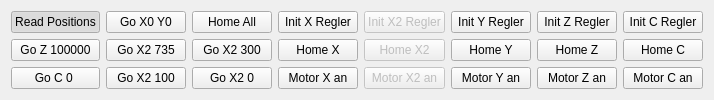
      <widget class="QWidget" name="tab_2">
       <attribute name="title">
        <string>Homing</string>
       </attribute>
       <layout class="QGridLayout" name="gridLayout_7">
        <item row="2" column="8">
         <widget class="QPushButton" name="pushButtonMotorCAus">
          <property name="sizePolicy">
           <sizepolicy hsizetype="Expanding" vsizetype="Expanding">
            <horstretch>0</horstretch>
            <verstretch>0</verstretch>
           </sizepolicy>
          </property>
          <property name="text">
           <string>Motor C an</string>
          </property>
          <property name="checkable">
           <bool>true</bool>
          </property>
          <property name="checked">
           <bool>false</bool>
          </property>
          <property name="default">
           <bool>false</bool>
          </property>
         </widget>
        </item>
        <item row="0" column="4">
         <widget class="QPushButton" name="pushButtonInitX">
          <property name="sizePolicy">
           <sizepolicy hsizetype="Expanding" vsizetype="Expanding">
            <horstretch>0</horstretch>
            <verstretch>0</verstretch>
           </sizepolicy>
          </property>
          <property name="text">
           <string>Init X Regler</string>
          </property>
          <property name="checkable">
           <bool>false</bool>
          </property>
         </widget>
        </item>
        <item row="0" column="5">
         <widget class="QPushButton" name="pushButtonInitX2">
          <property name="enabled">
           <bool>false</bool>
          </property>
          <property name="sizePolicy">
           <sizepolicy hsizetype="Expanding" vsizetype="Expanding">
            <horstretch>0</horstretch>
            <verstretch>0</verstretch>
           </sizepolicy>
          </property>
          <property name="text">
           <string>Init X2 Regler</string>
          </property>
          <property name="checkable">
           <bool>false</bool>
          </property>
         </widget>
        </item>
        <item row="0" column="6">
         <widget class="QPushButton" name="pushButtonInitY">
          <property name="sizePolicy">
           <sizepolicy hsizetype="Expanding" vsizetype="Expanding">
            <horstretch>0</horstretch>
            <verstretch>0</verstretch>
           </sizepolicy>
          </property>
          <property name="text">
           <string>Init Y Regler</string>
          </property>
          <property name="checkable">
           <bool>false</bool>
          </property>
         </widget>
        </item>
        <item row="0" column="7">
         <widget class="QPushButton" name="pushButtonInitZ">
          <property name="sizePolicy">
           <sizepolicy hsizetype="Expanding" vsizetype="Expanding">
            <horstretch>0</horstretch>
            <verstretch>0</verstretch>
           </sizepolicy>
          </property>
          <property name="text">
           <string>Init Z Regler</string>
          </property>
          <property name="checkable">
           <bool>false</bool>
          </property>
         </widget>
        </item>
        <item row="0" column="8">
         <widget class="QPushButton" name="pushButtonInitC">
          <property name="sizePolicy">
           <sizepolicy hsizetype="Expanding" vsizetype="Expanding">
            <horstretch>0</horstretch>
            <verstretch>0</verstretch>
           </sizepolicy>
          </property>
          <property name="text">
           <string>Init C Regler</string>
          </property>
          <property name="checkable">
           <bool>false</bool>
          </property>
         </widget>
        </item>
        <item row="1" column="4">
         <widget class="QPushButton" name="pushButtonHomeX">
          <property name="sizePolicy">
           <sizepolicy hsizetype="Expanding" vsizetype="Expanding">
            <horstretch>0</horstretch>
            <verstretch>0</verstretch>
           </sizepolicy>
          </property>
          <property name="text">
           <string>Home X</string>
          </property>
          <property name="checkable">
           <bool>true</bool>
          </property>
         </widget>
        </item>
        <item row="1" column="5">
         <widget class="QPushButton" name="pushButtonHomeX2">
          <property name="enabled">
           <bool>false</bool>
          </property>
          <property name="sizePolicy">
           <sizepolicy hsizetype="Expanding" vsizetype="Expanding">
            <horstretch>0</horstretch>
            <verstretch>0</verstretch>
           </sizepolicy>
          </property>
          <property name="text">
           <string>Home X2</string>
          </property>
          <property name="checkable">
           <bool>true</bool>
          </property>
         </widget>
        </item>
        <item row="1" column="6">
         <widget class="QPushButton" name="pushButtonHomeY">
          <property name="sizePolicy">
           <sizepolicy hsizetype="Expanding" vsizetype="Expanding">
            <horstretch>0</horstretch>
            <verstretch>0</verstretch>
           </sizepolicy>
          </property>
          <property name="text">
           <string>Home Y</string>
          </property>
          <property name="checkable">
           <bool>true</bool>
          </property>
         </widget>
        </item>
        <item row="1" column="7">
         <widget class="QPushButton" name="pushButtonHomeZ">
          <property name="sizePolicy">
           <sizepolicy hsizetype="Expanding" vsizetype="Expanding">
            <horstretch>0</horstretch>
            <verstretch>0</verstretch>
           </sizepolicy>
          </property>
          <property name="text">
           <string>Home Z</string>
          </property>
          <property name="checkable">
           <bool>true</bool>
          </property>
         </widget>
        </item>
        <item row="1" column="8">
         <widget class="QPushButton" name="pushButtonHomeC">
          <property name="sizePolicy">
           <sizepolicy hsizetype="Expanding" vsizetype="Expanding">
            <horstretch>0</horstretch>
            <verstretch>0</verstretch>
           </sizepolicy>
          </property>
          <property name="text">
           <string>Home C</string>
          </property>
          <property name="checkable">
           <bool>true</bool>
          </property>
         </widget>
        </item>
        <item row="2" column="4">
         <widget class="QPushButton" name="pushButtonMotorXAus">
          <property name="sizePolicy">
           <sizepolicy hsizetype="Expanding" vsizetype="Expanding">
            <horstretch>0</horstretch>
            <verstretch>0</verstretch>
           </sizepolicy>
          </property>
          <property name="text">
           <string>Motor X an</string>
          </property>
          <property name="checkable">
           <bool>true</bool>
          </property>
          <property name="checked">
           <bool>false</bool>
          </property>
          <property name="default">
           <bool>false</bool>
          </property>
         </widget>
        </item>
        <item row="2" column="5">
         <widget class="QPushButton" name="pushButtonMotorX2Aus">
          <property name="enabled">
           <bool>false</bool>
          </property>
          <property name="sizePolicy">
           <sizepolicy hsizetype="Expanding" vsizetype="Expanding">
            <horstretch>0</horstretch>
            <verstretch>0</verstretch>
           </sizepolicy>
          </property>
          <property name="text">
           <string>Motor X2 an</string>
          </property>
          <property name="checkable">
           <bool>true</bool>
          </property>
          <property name="checked">
           <bool>false</bool>
          </property>
          <property name="default">
           <bool>false</bool>
          </property>
         </widget>
        </item>
        <item row="2" column="6">
         <widget class="QPushButton" name="pushButtonMotorYAus">
          <property name="sizePolicy">
           <sizepolicy hsizetype="Expanding" vsizetype="Expanding">
            <horstretch>0</horstretch>
            <verstretch>0</verstretch>
           </sizepolicy>
          </property>
          <property name="text">
           <string>Motor Y an</string>
          </property>
          <property name="checkable">
           <bool>true</bool>
          </property>
          <property name="checked">
           <bool>false</bool>
          </property>
          <property name="default">
           <bool>false</bool>
          </property>
         </widget>
        </item>
        <item row="2" column="7">
         <widget class="QPushButton" name="pushButtonMotorZAus">
          <property name="sizePolicy">
           <sizepolicy hsizetype="Expanding" vsizetype="Expanding">
            <horstretch>0</horstretch>
            <verstretch>0</verstretch>
           </sizepolicy>
          </property>
          <property name="text">
           <string>Motor Z an</string>
          </property>
          <property name="checkable">
           <bool>true</bool>
          </property>
          <property name="checked">
           <bool>false</bool>
          </property>
          <property name="default">
           <bool>false</bool>
          </property>
         </widget>
        </item>
        <item row="2" column="1">
         <widget class="QPushButton" name="pushButtonGoX21">
          <property name="enabled">
           <bool>true</bool>
          </property>
          <property name="sizePolicy">
           <sizepolicy hsizetype="Expanding" vsizetype="Expanding">
            <horstretch>0</horstretch>
            <verstretch>0</verstretch>
           </sizepolicy>
          </property>
          <property name="text">
           <string>Go X2 100</string>
          </property>
          <property name="checkable">
           <bool>false</bool>
          </property>
         </widget>
        </item>
        <item row="0" column="0">
         <widget class="QPushButton" name="pushButtonReadPos">
          <property name="sizePolicy">
           <sizepolicy hsizetype="Expanding" vsizetype="Expanding">
            <horstretch>0</horstretch>
            <verstretch>0</verstretch>
           </sizepolicy>
          </property>
          <property name="text">
           <string>Read Positions</string>
          </property>
          <property name="checkable">
           <bool>true</bool>
          </property>
          <property name="checked">
           <bool>true</bool>
          </property>
          <property name="default">
           <bool>false</bool>
          </property>
         </widget>
        </item>
        <item row="0" column="1">
         <widget class="QPushButton" name="pushButtonGoX0Y0">
          <property name="sizePolicy">
           <sizepolicy hsizetype="Expanding" vsizetype="Expanding">
            <horstretch>0</horstretch>
            <verstretch>0</verstretch>
           </sizepolicy>
          </property>
          <property name="text">
           <string>Go X0 Y0</string>
          </property>
          <property name="checkable">
           <bool>false</bool>
          </property>
         </widget>
        </item>
        <item row="1" column="0">
         <widget class="QPushButton" name="pushButtonGoZmax">
          <property name="sizePolicy">
           <sizepolicy hsizetype="Expanding" vsizetype="Expanding">
            <horstretch>0</horstretch>
            <verstretch>0</verstretch>
           </sizepolicy>
          </property>
          <property name="text">
           <string>Go Z 100000</string>
          </property>
          <property name="checkable">
           <bool>false</bool>
          </property>
         </widget>
        </item>
        <item row="2" column="0">
         <widget class="QPushButton" name="pushButtonGoC0">
          <property name="sizePolicy">
           <sizepolicy hsizetype="Expanding" vsizetype="Expanding">
            <horstretch>0</horstretch>
            <verstretch>0</verstretch>
           </sizepolicy>
          </property>
          <property name="text">
           <string>Go C 0 </string>
          </property>
          <property name="checkable">
           <bool>false</bool>
          </property>
         </widget>
        </item>
        <item row="2" column="2">
         <widget class="QPushButton" name="pushButtonGoX20">
          <property name="enabled">
           <bool>true</bool>
          </property>
          <property name="sizePolicy">
           <sizepolicy hsizetype="Expanding" vsizetype="Expanding">
            <horstretch>0</horstretch>
            <verstretch>0</verstretch>
           </sizepolicy>
          </property>
          <property name="text">
           <string>Go X2 0</string>
          </property>
          <property name="checkable">
           <bool>false</bool>
          </property>
         </widget>
        </item>
        <item row="1" column="2">
         <widget class="QPushButton" name="pushButtonGoX22">
          <property name="enabled">
           <bool>true</bool>
          </property>
          <property name="sizePolicy">
           <sizepolicy hsizetype="Expanding" vsizetype="Expanding">
            <horstretch>0</horstretch>
            <verstretch>0</verstretch>
           </sizepolicy>
          </property>
          <property name="text">
           <string>Go X2 300</string>
          </property>
          <property name="checkable">
           <bool>false</bool>
          </property>
         </widget>
        </item>
        <item row="1" column="1">
         <widget class="QPushButton" name="pushButtonGoX23">
          <property name="enabled">
           <bool>true</bool>
          </property>
          <property name="sizePolicy">
           <sizepolicy hsizetype="Expanding" vsizetype="Expanding">
            <horstretch>0</horstretch>
            <verstretch>0</verstretch>
           </sizepolicy>
          </property>
          <property name="text">
           <string>Go X2 735</string>
          </property>
          <property name="checkable">
           <bool>false</bool>
          </property>
         </widget>
        </item>
        <item row="0" column="2">
         <widget class="QPushButton" name="pushButtonHomeAll">
          <property name="sizePolicy">
           <sizepolicy hsizetype="Expanding" vsizetype="Expanding">
            <horstretch>0</horstretch>
            <verstretch>0</verstretch>
           </sizepolicy>
          </property>
          <property name="text">
           <string>Home All</string>
          </property>
          <property name="checkable">
           <bool>false</bool>
          </property>
          <property name="checked">
           <bool>false</bool>
          </property>
          <property name="default">
           <bool>false</bool>
          </property>
         </widget>
        </item>
       </layout>
      </widget>
